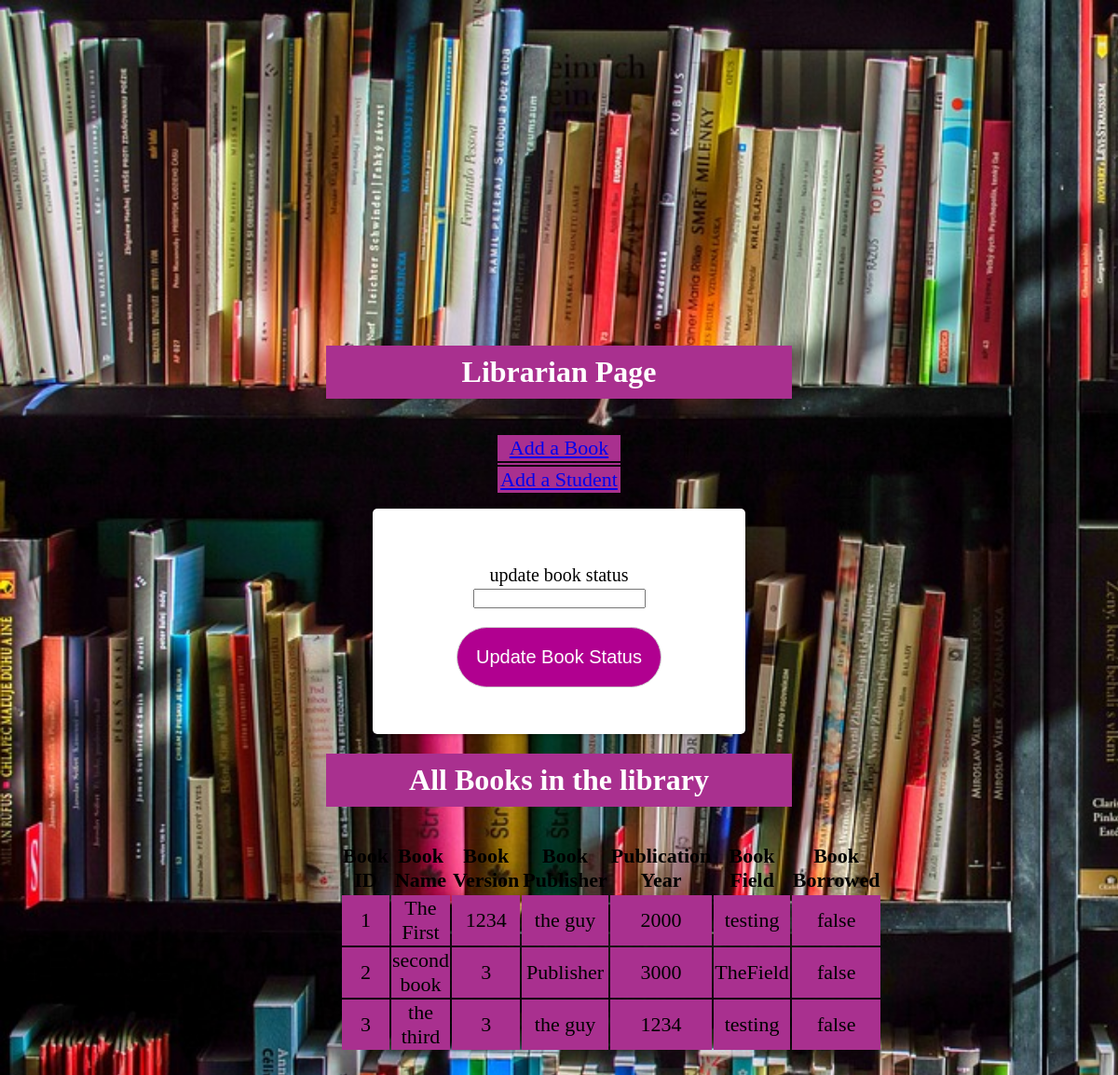
Screenshot of /LibrarianPage.php with the database file from the repository.
### tables this page shows
CREATE TABLE `books` (
  `id` int(5) NOT NULL,
  `title` varchar(50) NOT NULL,
  `version` int(20) NOT NULL,
  `publisher` varchar(50) NOT NULL,
  `publication_year` int(4) NOT NULL,
  `field` varchar(50) NOT NULL,
  `status` varchar(5) NOT NULL DEFAULT 'false'
);

### LibrarianPage.php (the view, shortened to what this page needs)
<?php
include 'db.php';
?>
<!DOCTYPE html>
<html lang="en">
<head>
  <link rel="stylesheet" type="text/css" href="style.css">
</head>
<body>
    <h1>Librarian Page</h1>
	<table>
   <tr> <td> <a href="AddBook.php">Add a Book</a>  </td> </tr>
   <tr> <td>  </td> </tr>
   <tr> <td> <a href="AddStudent.php">Add a Student</a> </td> </tr>
    </table>
   <form method="post" action="LibrarianPage.php">
 <label> update book status <input type="number" name="bookid";> </label>
 <input type="submit" name="updatestatus" value="Update Book Status">
</form>
<h1>All Books in the library</h1>
<?php
$query = "SELECT * FROM books;";
$result = mysqli_query($conn, $query);
if (mysqli_num_rows($result) >= 1) {
    echo "<table>";
    echo "<tr><th>Book ID</th><th>Book Name</th><th>Book Version</th><th>Book Publisher</th><th>Publication Year</th><th>Book Field</th><th>Book Borrowed</th></tr>";
    while ($row = mysqli_fetch_array($result)) {
        echo "<tr>";
        echo "<td>" . $row[0] . "</td>";
        echo "<td>" . $row[1] . "</td>";
        echo "<td>" . $row[2] . "</td>";
        echo "<td>" . $row[3] . "</td>";
        echo "<td>" . $row[4] . "</td>";
        echo "<td>" . $row[5] . "</td>";
		echo "<td>" . $row[6] . "</td>";
        echo "</tr>";
    }
    echo "</table>";
} else {
    echo "There are no books in the library. Please add books to the database.";
}
?>
</body>
</html>

### style.css (style rules this page uses)
body { text-align: center; font-family: Times New Roman sans-serif; background-color: #f0f0f0; margin: 200px; padding: 150px; background-image: url('./books.jpg'); background-size: cover; background-attachment: fixed; }
h1 { text-align: center; background-color: #a9308f; color: #fff; padding: 10px; }
table { margin-left: auto; margin-right: auto; padding: 15px; font-size: 22px; text-align: center; }
td { background-color: #a9308f; text-align: center; }
form { font-size: 24px; max-width: 300px; margin: 0 auto; padding: 50px; background-color: #fff; border-radius: 5px; box-shadow: 0 0 5px rgba(0, 0, 0, 0.3); }
label { font-size: 20px; display: block; margin: 10px 0; }
input[type="submit"] { text-align: center; font-size: 20px; width: auto; padding: 20px; margin-top: 10px; background-color: #b10090; color: #fff; border: 1px solid #ccc; border-radius: 90px; cursor: pointer; margin-left: auto; margin-right: auto; }
td a { background: none; padding: 2px; }

### rows the page displays
books: id "1", title "The First", version "1234", publisher "the guy", publication_year "2000", field "testing", status "false"
books: id "2", title "second book", version "3", publisher "Publisher", publication_year "3000", field "TheField", status "false"
books: id "3", title "the third", version "3", publisher "the guy", publication_year "1234", field "testing", status "false"
